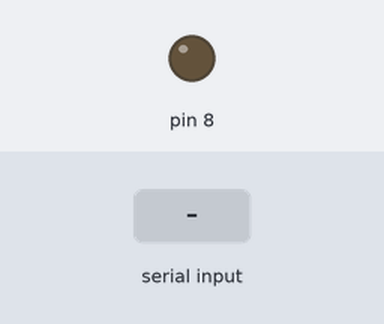
Bench run of a sketch on a simulated Arduino Uno, built with avr-gcc and run on an emulated ATmega328P. Shown: output pins drawn as LEDs (lit = HIGH). The test bench sets the inputs (shaded band).

Above: at 1.2 s.
1.3 s: "B" received over Serial
At 1.7 s:
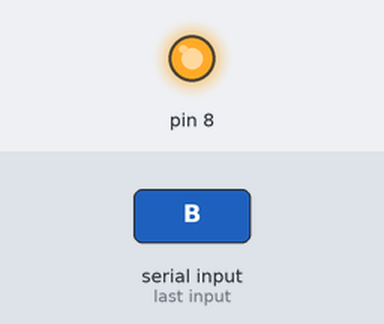
Timing chart, 0 to 4.3 s (numbered marks = the images above; inputs shaded):
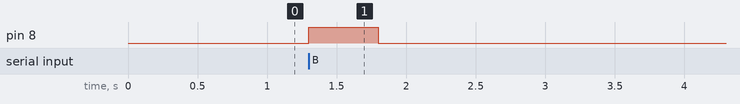

The sketch:

Serial.ino
```cpp
void setup() {
  Serial.begin(9600);
  pinMode(8, OUTPUT);
  digitalWrite(8, LOW);
}

void loop() {
  int oku;
  oku=Serial.read();
  if(oku==66)
  {
  digitalWrite(8, HIGH);
  delay(500);
  digitalWrite(8,LOW);
  }

  if(oku==83)
  {
  //digitalWrite(8, HIGH);
  //delay(500);
  //digitalWrite(8,LOW);
  }
}
```

Measured:
- after the input at 1.3 s, pin 8: LOW → HIGH at once, → LOW 0.50 s later
